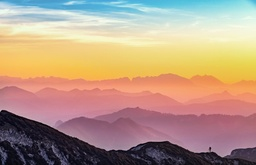
#> input picture data/resources/sunset.jpg, 256 x 165 px, shrunk from 1536 x 988 before the run
$ jupyter execute Clustering.ipynb   (shell and % lines are left out)
#> lines starting #> are read from the running program, lines starting #| are printed output that depends on the picture
Setups

[cell 1]

import numpy as np
import matplotlib.pyplot as plt
from skimage import io
from skimage.util import img_as_float

K-Means Clustering

[cell 2]
#load the pic
image = img_as_float(io.imread('data/resources/sunset.jpg'))
#plot
plt.figure(figsize=(7.5, 5))
plt.imshow(image)
plt.show()

Ready for k=means clustering

[cell 3]
def initialize_clusters(K):
    rng = np.random.default_rng()
    #creat a random number generator which is specially used in this function
    cluster_centroids = rng.uniform(0.0, 1.0, size=(K, 3))
    #pixels are already in [0,1], with rgb, we need 3 dimension data to represent every pixel value
    return cluster_centroids

cluster_centroids = initialize_clusters(3)
#visualize
plt.figure(figsize=(7.5, 5))
plt.imshow(cluster_centroids.reshape(1,-1,3))
#-1 means automatically calculate the number of columns , here is K
#so we reshape the kx3 array to 3xk array
plt.title("Exemplary cluster centroids")
plt.show()
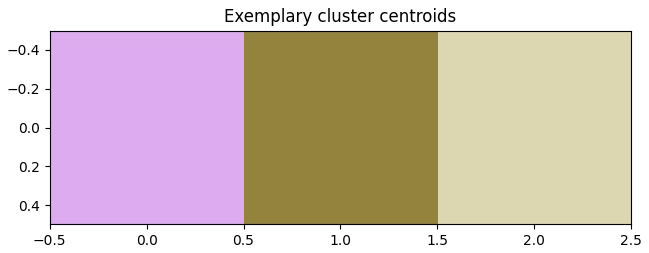
#> figure drawn by matplotlib, 1 panel

Assign the pixels into the centroids

[cell 4]
def assign_clusters(image, cluster_centroids):
    cluster_distances = np.empty((image.shape[0], image.shape[1], cluster_centroids.shape[0]))
    #result is [height,width,k], place of k will be replaced by the distance, place of height and width will be the location
    for i, cluster_centroid in enumerate(cluster_centroids):
        cluster_distances[:, :, i] = np.sqrt(np.sum(np.square(image - cluster_centroid), axis=2))
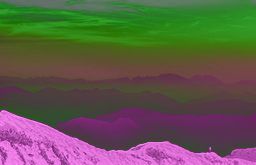
#> cluster_distances: shape (165, 256, 3) float64; mean R, G, B 0.564, 0.528, 0.459; drawn with min black and max white
        #i=k, here we save all the distances in 3rd dimension
    image_clusters = np.argmin(cluster_distances, axis=2)
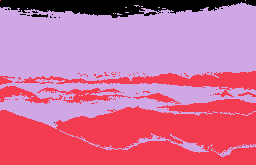
#> image_clusters: shape (165, 256) int64; 3 distinct labels, from 0 to 2; one colour per label, 0 black
    #return the minimum distance, which represent the cluster
    #it is a array same size as the pic, and all the elements are the cluster index
    return image_clusters

image_clusters = assign_clusters(image, cluster_centroids)
image_clustered = cluster_centroids[image_clusters]
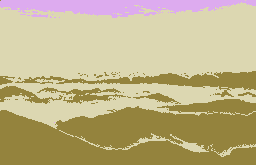
#> image_clustered: shape (165, 256, 3) float64; mean of channels 0, 1, 2 0.755, 0.706, 0.534; drawn as R, G, B

plt.figure(figsize=(7.5, 5))
plt.imshow(image_clustered)
plt.title("Image clustered")
plt.show()

Iteration:

1. Initialize the K cluster centroids
2. Perform the iterative K-means clustering algorithm
    1. Perform the clustering (assignment) using the current cluster centroids
    2. Update the cluster centroids to the mean value of each cluster
3. Return the clustered image and the cluster centroids

Perform K-means clustering with 10 classes and 100 iterations.

[cell 5]
def k_means_clustering(image, K, iterations):
#> called with K = 10, iterations = 100
    cluster_centroids = initialize_clusters(K)
    for i in range(iterations):
        image_clusters = assign_clusters(image, cluster_centroids)
        for cluster_index in range(cluster_centroids.shape[0]):
            values = image[image_clusters == cluster_index]
            #with loop and bool, we can separate all the pixels with same clusters
            if values.size > 0:
                cluster_centroids[cluster_index] = np.mean(values, axis=0)
#> this loop made 100 passes
#> pass 1, in k_means_clustering, `image_clusters = assign_clusters(image, cluster_centroids)`:
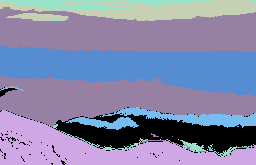
#> image_clusters: shape (165, 256) int64; 8 distinct labels, from 0 to 9; one colour per label, 0 black
#> after the loop, cluster_centroids = [[0.773, 0.528, 0.583], [0.913, 0.566, 0.445], [0.105, 0.0865, 0.134], [0.707, 0.855, 0.875], [0.323, 0.629, 0.225], [0.385, 0.731, 0.854], [0.947, 0.795, 0.412], [0.259, 0.236, 0.309], [0.634, 0.422, 0.502], [0.932, 0.921, 0.791]]
    image_clusters = assign_clusters(image, cluster_centroids)
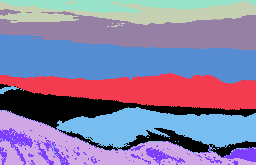
#> image_clusters: shape (165, 256) int64; 9 distinct labels, from 0 to 9; one colour per label, 0 black
    return image_clusters, cluster_centroids

image_clusters, cluster_centroids = k_means_clustering(image, 10, 100)
image_clustered = cluster_centroids[image_clusters]

plt.figure(figsize=(7.5, 5))
plt.imshow(image_clustered)
plt.title("Image clustered")
plt.show()
#as we are calculating every pixel's distance to k centroids in rgb, do needs a lot of calculation
#it takes a while

When we have some luck, it might not need 100 iteration to get a good result.

so here we do a early stop function

[cell 6]
def k_means_clustering_earlystop(image, K, max_iterations):
#> called with K = 10, max_iterations = 100
    cluster_centroids = initialize_clusters(K)
    for i in range(max_iterations):
        image_clusters = assign_clusters(image, cluster_centroids)

        # Track the new cluster centroids
        new_cluster_centroids = np.empty(cluster_centroids.shape)

        for cluster_index in range(cluster_centroids.shape[0]):
            values = image[image_clusters == cluster_index]
            if values.size > 0:
                new_cluster_centroids[cluster_index] = np.mean(values, axis=0)

        # Check whether the cluster centroids changed
        if np.all(new_cluster_centroids == cluster_centroids):
            print(f"Early stop after {i} iterations")
            break

        # Assign the new cluster centroids to the final cluster centroids
        cluster_centroids = new_cluster_centroids
#> this loop made 71 passes
#> pass 1, in k_means_clustering_earlystop, `image_clusters = assign_clusters(image, cluster_centroids)`:
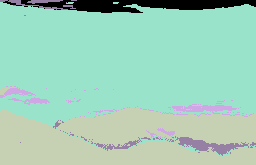
#> image_clusters: shape (165, 256) int64; 5 distinct labels, from 0 to 9; one colour per label, 0 black
#> pass 3, in k_means_clustering_earlystop, `image_clusters = assign_clusters(image, cluster_centroids)`:
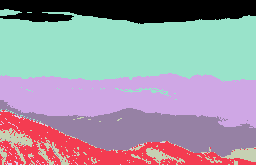
#> image_clusters: shape (165, 256) int64; 7 distinct labels, from 0 to 9; one colour per label, 0 black

    image_clusters = assign_clusters(image, cluster_centroids)
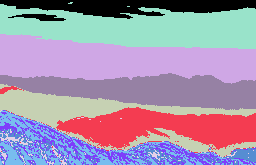
#> image_clusters: shape (165, 256) int64; 10 distinct labels, from 0 to 9; one colour per label, 0 black
    return image_clusters, cluster_centroids

image_clusters, cluster_centroids = k_means_clustering_earlystop(image, 10, 100)
#> cluster_centroids = [[0.476, 0.767, 0.861], [0.638, 0.424, 0.504], [0.947, 0.797, 0.414], [0.775, 0.528, 0.583], [0.345, 0.319, 0.401], [0.891, 0.911, 0.815], [0.238, 0.214, 0.284], [0.143, 0.121, 0.17], [0.0762, 0.0607, 0.107], [0.913, 0.567, 0.445]]
image_clustered = cluster_centroids[image_clusters]
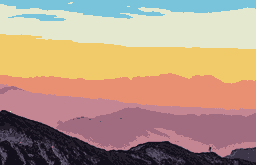
#> image_clustered: shape (165, 256, 3) float64; mean of channels 0, 1, 2 0.718, 0.606, 0.524; drawn as R, G, B

plt.figure(figsize=(7.5, 5))
plt.imshow(image_clustered)
plt.title("Image clustered")
plt.show()

$ run again, with data/resources/london.jpg copied over data/resources/sunset.jpg
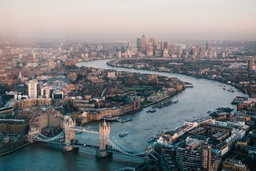
#> input picture data/resources/london.jpg, 256 x 171 px, shrunk from 4896 x 3264 before the run
#> after the loop in k_means_clustering, `for i in range(iterations):`: cluster_centroids = [[0.903, 0.0381, 0.903], [0.885, 0.839, 0.816], [0.576, 0.564, 0.578], [0.083, 0.139, 0.158], [0.458, 0.454, 0.466], [0.31, 0.345, 0.365], [0.248, 0.783, 0.0112], [0.191, 0.249, 0.271], [0.983, 0.269, 0.873], [0.726, 0.685, 0.685]]
#> in k_means_clustering_earlystop, `image_clusters = assign_clusters(image, cluster_centroids)`:
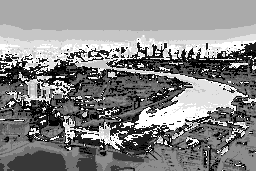
#> image_clusters: shape (171, 256) int64; min 0, max 9, mean 4.7; drawn with min black and max white
#> `image_clusters, cluster_centroids = k_means_clustering_earlystop(image..`: cluster_centroids = [[0.366, 0.366, 0.379], [0.46, 0.458, 0.47], [0.187, 0.342, 0.383], [0.267, 0.279, 0.294], [0.151, 0.211, 0.233], [0.0659, 0.121, 0.139], [0.89, 0.846, 0.823], [0.78, 0.727, 0.718], [0.657, 0.629, 0.637], [0.546, 0.542, 0.558]]
#> `image_clustered = cluster_centroids[image_clusters]`:
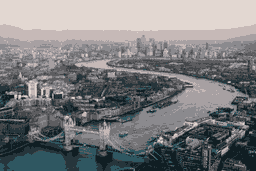
#> image_clustered: shape (171, 256, 3) float64; mean of channels 0, 1, 2 0.486, 0.49, 0.498; drawn as R, G, B

$ run again, with data/resources/tokyo.jpg copied over data/resources/sunset.jpg
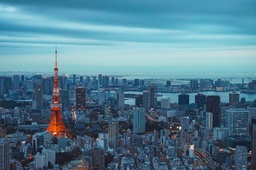
#> input picture data/resources/tokyo.jpg, 256 x 170 px, shrunk from 5251 x 3496 before the run
#> after the loop in k_means_clustering, `for i in range(iterations):`: cluster_centroids = [[0.493, 0.748, 0.802], [0.647, 0.83, 0.855], [0.172, 0.261, 0.347], [0.397, 0.236, 0.236], [0.287, 0.466, 0.567], [0.234, 0.345, 0.44], [0.309, 0.61, 0.721], [0.699, 0.295, 0.145], [0.42, 0.826, 0.226], [0.126, 0.169, 0.234]]
#> `image_clusters, cluster_centroids = k_means_clustering_earlystop(image..`: cluster_centroids = [[0.649, 0.831, 0.855], [0.332, 0.627, 0.733], [0.158, 0.25, 0.338], [0.334, 0.442, 0.53], [0.253, 0.305, 0.376], [0.499, 0.753, 0.805], [0.127, 0.165, 0.228], [0.551, 0.244, 0.167], [0.211, 0.353, 0.458], [0.229, 0.535, 0.656]]
#> `image_clustered = cluster_centroids[image_clusters]`:
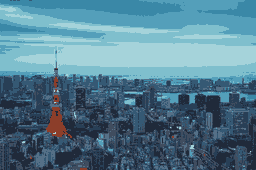
#> image_clustered: shape (170, 256, 3) float64; mean of channels 0, 1, 2 0.329, 0.49, 0.565; drawn as R, G, B
